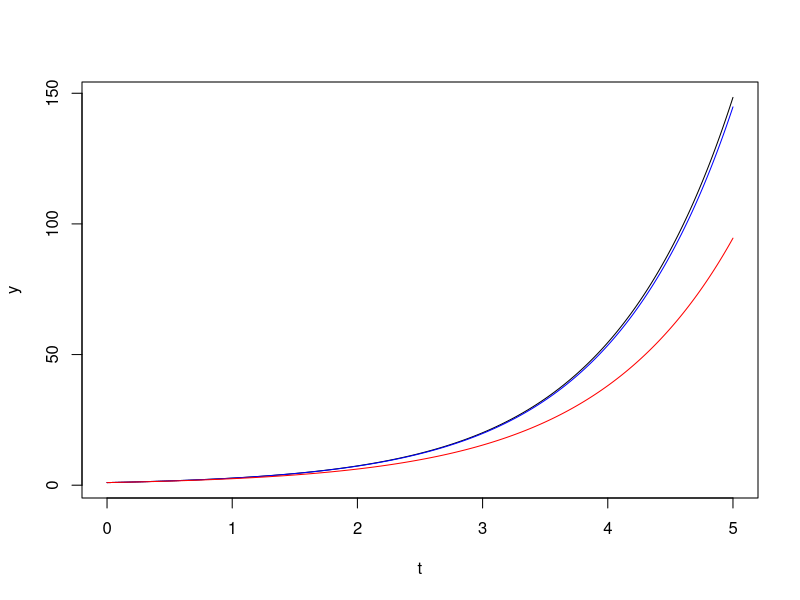

Source code (R):
# ecuacion  x'=x, con x(0)=1
#

t2=5
del1 = .01

# solucion analitica

t = seq(0, t2, del1)
y = exp(t)
plot(t, y, type='l')

# ================================
# solucion numerica

t = seq(0, t2, del1)
n = length(t)
y = rep(0, n)

y1 = 1
y[1] = y1
for (i in 2:n){
  y2 = y1 + del1*y1
  y1 = y2
  y[i] = y1
}

points(t,y, type='l', col='blue')


#============================

tao = .1
del1 = .01
n = tao/del1+1


t = seq(0,tao,length.out = n)
y = rep(1, n)

nrep = t2/tao
cat('nrep:', nrep, '\n')

tt = t

for (i in 2:nrep){
  tt = c(tt, (i-1)*tao+t[2:n])
}

print('tt')
print(tt)

nt = length(tt)

yy = rep(0,nt)

y1 = y[1]
yy[1] = y1

for (i in 2:n){
  y2 = y1 + del1*y[i]
  yy[i] = y2
  y1 = y2
}

print('yy')
print(yy)

print('y1')
print(y1)

for (i in (n+1):nt){
  y2 = y1 + del1*yy[i-n]
  yy[i] = y2
  y1 = y2
}

print(tt)
print(yy)

print(length(tt))
print(length(yy))

points(tt, yy, type='l', col='red')
